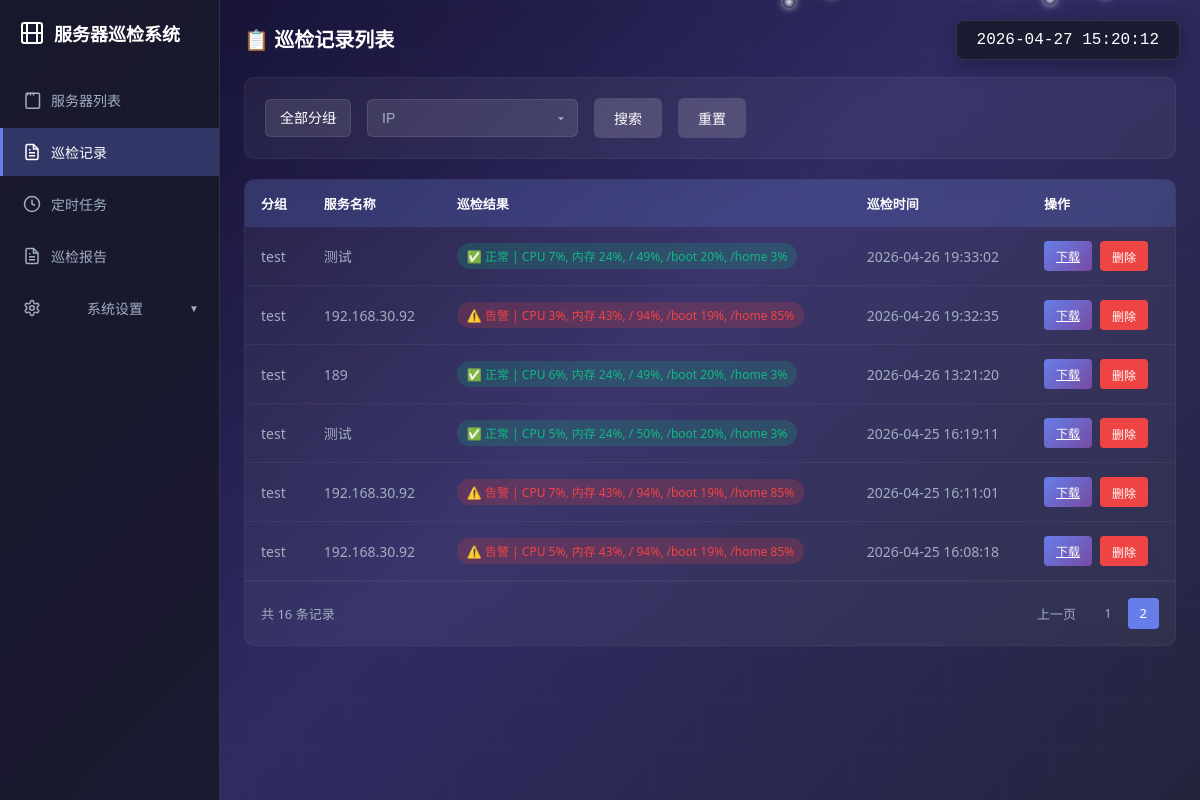
Screenshot of /records?group_id=all&ip=&page=2 with the database file from the repository.
### tables this page shows
CREATE TABLE inspection_records (
            id INTEGER PRIMARY KEY AUTOINCREMENT,
            server_id INTEGER,
            disk_usage TEXT,
            memory_usage TEXT,
            cpu_usage TEXT,
            system_time TEXT,
            os_version TEXT,
            inspection_time TIMESTAMP DEFAULT CURRENT_TIMESTAMP,
            alert_content TEXT,
            report_content TEXT,
            inspection_result TEXT, is_deleted INTEGER DEFAULT 0,
            FOREIGN KEY (server_id) REFERENCES servers(id)
        );

CREATE TABLE groups (
            id INTEGER PRIMARY KEY AUTOINCREMENT,
            name TEXT NOT NULL UNIQUE,
            created_at TIMESTAMP DEFAULT CURRENT_TIMESTAMP
        , sort_order INTEGER DEFAULT 0, is_deleted INTEGER DEFAULT 0);

CREATE TABLE servers (
            id INTEGER PRIMARY KEY AUTOINCREMENT,
            name TEXT NOT NULL,
            ip TEXT NOT NULL,
            port INTEGER DEFAULT 22,
            username TEXT NOT NULL,
            private_key_content BLOB,
            password TEXT,
            group_id INTEGER DEFAULT 1,
            remark TEXT,
            created_at TIMESTAMP DEFAULT CURRENT_TIMESTAMP, is_deleted INTEGER DEFAULT 0,
            FOREIGN KEY (group_id) REFERENCES groups(id)
        );

### app.py (the view)
@app.route('/records')
def records():
    group_id = request.args.get('group_id', 'all')
    ip = request.args.get('ip', '')
    page = request.args.get('page', 1, type=int)
    per_page = 10
    records = get_inspection_records(group_id=group_id, page=page, per_page=per_page)
    total = get_inspection_records_count(group_id=group_id)
    total_pages = (total + per_page - 1) // per_page
    groups = get_all_groups()
    return render_template('records.html', records=records, groups=groups, selected_group=group_id, search_ip=ip, page=page, per_page=per_page, total=total, total_pages=total_pages)

### database.py (called while the page is built)
def get_connection():
    return sqlite3.connect(DATABASE_PATH)

def get_all_groups():
    conn = get_connection()
    cursor = conn.cursor()
    cursor.execute('SELECT id, name, sort_order FROM groups WHERE is_deleted = 0 ORDER BY sort_order ASC, created_at DESC')
    groups = cursor.fetchall()
    conn.close()
    return groups

def get_inspection_records_count(server_id=None, group_id=None):
    conn = get_connection()
    cursor = conn.cursor()
    if server_id:
        cursor.execute('SELECT COUNT(*) FROM inspection_records WHERE server_id = ? AND is_deleted = 0', (server_id,))
    elif group_id and group_id != 'all':
        cursor.execute('''
            SELECT COUNT(*) FROM inspection_records ir
            LEFT JOIN servers s ON ir.server_id = s.id
            WHERE s.group_id = ? AND ir.is_deleted = 0
        ''', (group_id,))
    else:
        cursor.execute('SELECT COUNT(*) FROM inspection_records WHERE is_deleted = 0')
    count = cursor.fetchone()[0]
    conn.close()
    return count

### templates/records.html (shortened to what this page needs)
<!DOCTYPE html>
<html lang="zh-CN">
<head>
</head>
<body>
    <div class="bg-animation"></div>
    <div class="bg-grid"></div>
    <div class="snow-container" id="snowContainer"></div>
    <div class="current-time" id="currentTime"></div>
    <div class="sidebar">
        <div class="logo">
            <h1>
                <svg viewBox="0 0 24 24" fill="none" stroke="currentColor" stroke-width="2">
                    <rect x="2" y="2" width="20" height="20" rx="2.18" ry="2.18"></rect>
                    <line x1="7" y1="2" x2="7" y2="22"></line>
                    <line x1="17" y1="2" x2="17" y2="22"></line>
                    <line x1="2" y1="12" x2="22" y2="12"></line>
                </svg>
                服务器巡检系统
            </h1>
        </div>
        <ul class="menu">
            <li>
                <a href="/">
                    <svg viewBox="0 0 24 24" fill="none" stroke="currentColor" stroke-width="2">
                        <path d="M4 21V5a2 2 0 0 1 2-2h14a2 2 0 0 1 2 2v16a2 2 0 0 1-2 2H6a2 2 0 0 1-2-2z"></path>
                        <path d="M14 2v4"></path>
                        <path d="M10 2v4"></path>
                        <path d="M6 2v4"></path>
                    </svg>
                    服务器列表
                </a>
            </li>
            <li>
                <a href="/records" class="active">
                    巡检记录
                </a>
            </li>
            <li>
                <a href="/tasks">
                    <svg viewBox="0 0 24 24" fill="none" stroke="currentColor" stroke-width="2">
                        <circle cx="12" cy="12" r="10"></circle>
                        <polyline points="12 6 12 12 16 14"></polyline>
                    </svg>
                    定时任务
                </a>
            </li>
            <li>
                <a href="/reports">
                    巡检报告
                </a>
            </li>
            <li class="has-submenu">
                <a href="#" class="submenu-toggle">
                    系统设置
                    <span class="submenu-icon">▼</span>
                </a>
            </li>
        </ul>
    </div>
    <div class="main-content">
        <div class="header">
            <div class="header-left">
                <h2>📋 巡检记录列表</h2>
            </div>
        </div>
        <div class="search-bar">
            <select name="group_id" id="group_filter">
                <option value="all">全部分组</option>
            </select>
            <input type="text" id="ip_search" placeholder="IP" value="{{ search_ip }}">
            <button class="btn-search" onclick="search()">搜索</button>
            <button class="btn-reset" onclick="resetSearch()">重置</button>
        </div>
        <div class="table-container">
            {% if records %}
            <table class="data-table">
                <thead>
                    <tr>
                        <th>分组</th>
                        <th>服务名称</th>
                        <th>巡检结果</th>
                        <th>巡检时间</th>
                        <th>操作</th>
                    </tr>
                </thead>
                <tbody>
                    {% for record in records %}
                    <tr>
                        <td>{{ record[14] or '默认分组' }}</td>
                        <td>{{ record[12] or '未知服务器' }}</td>
                        <td>
                            {% set result = record[10] or '未记录' %}
                            <span class="result-badge {{ 'alert' if '⚠️' in result else 'normal' }}">
                                {{ result }}
                            </span>
                        </td>
                        <td>{{ record[7] }}</td>
                        <td>
                            <div class="action-btns">
                                <a href="/download_report/{{ record[0] }}" class="action-btn btn-download">下载</a>
                                <button class="action-btn btn-delete" onclick="deleteRecord({{ record[0] }})")>删除</button>
                            </div>
                        </td>
                    </tr>
                    {% endfor %}
                </tbody>
            </table>
            <div class="pagination">
                <div class="pagination-info">共 {{ total }} 条记录</div>
                <div class="pagination-links">
                    {% if page > 1 %}
                    <a href="/records?group_id={{ selected_group }}&ip={{ search_ip }}&page={{ page-1 }}">上一页</a>
                    {% endif %}
                    {% for p in range(1, total_pages+1) %}
                    <a href="/records?group_id={{ selected_group }}&ip={{ search_ip }}&page={{ p }}" {% if p == page %}class="active"{% endif %}>{{ p }}</a>
                    {% endfor %}
                </div>
            </div>
            {% else %}
            <div class="empty-state">
                <h3>暂无巡检记录</h3>
                <p>前往服务器列表执行巡检</p>
                <a href="/">立即巡检</a>
            </div>
            {% endif %}
        </div>
    </div>
</body>
</html>

### rows the page displays
inspection_records: name "test", name "测试", inspection_result "✅ 正常 | CPU 7%, 内存 24%, / 49%, /boot 20%, /home 3%", inspection_time "2026-04-26 19:33:02"
inspection_records: name "test", name "192.168.30.92", inspection_result "⚠️ 告警 | CPU 3%, 内存 43%, / 94%, /boot 19%, /home 85%", inspection_time "2026-04-26 19:32:35"
inspection_records: name "test", name "189", inspection_result "✅ 正常 | CPU 6%, 内存 24%, / 49%, /boot 20%, /home 3%", inspection_time "2026-04-26 13:21:20"
inspection_records: name "test", name "测试", inspection_result "✅ 正常 | CPU 5%, 内存 24%, / 50%, /boot 20%, /home 3%", inspection_time "2026-04-25 16:19:11"
inspection_records: name "test", name "192.168.30.92", inspection_result "⚠️ 告警 | CPU 7%, 内存 43%, / 94%, /boot 19%, /home 85%", inspection_time "2026-04-25 16:11:01"
inspection_records: name "test", name "192.168.30.92", inspection_result "⚠️ 告警 | CPU 5%, 内存 43%, / 94%, /boot 19%, /home 85%", inspection_time "2026-04-25 16:08:18"

### other values shown
{{ total }} "16"
{{ p }} "1" "2"
